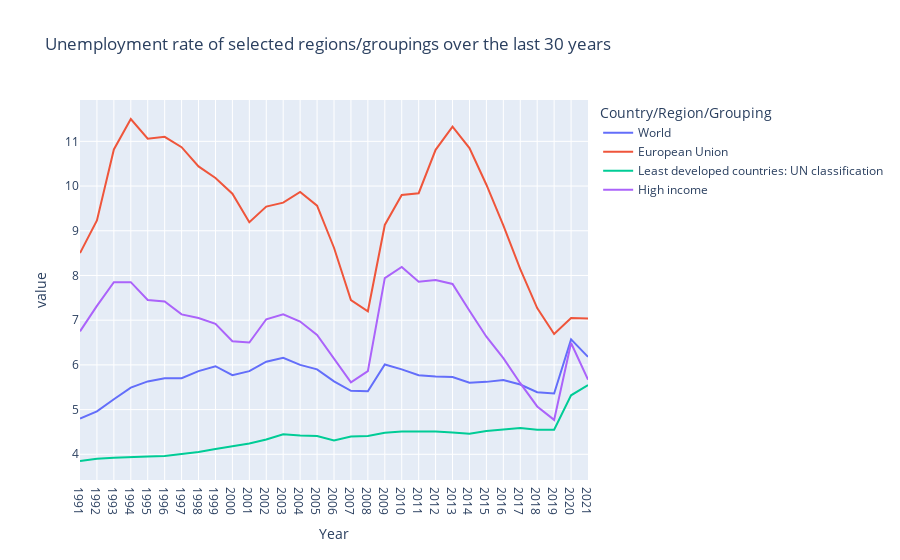

The notebook cell saved with this chart:
### Markdown cell above
Plotting the unemployment rate over time of selected countries/groupings:

### Code cell
fig = px.line(df[["World", "European Union", "Least developed countries: UN classification", "High income"]],
             title="Unemployment rate of selected regions/groupings over the last 30 years ")
fig.show()

### Figure 1 — Plotly figure (JSON) as saved in the notebook; plotly's stock layout.template omitted (floating-point values rounded to 4 significant figures)
{"data": [{"hovertemplate": "Country/Region/Grouping=World<br>Year=%{x}<br>value=%{y}<extra></extra>", "legendgroup": "World", "line": {"color": "#636efa", "dash": "solid"}, "marker": {"symbol": "circle"}, "mode": "lines", "name": "World", "orientation": "v", "showlegend": true, "type": "scatter", "x": ["1991", "1992", "1993", "1994", "1995", "1996", "1997", "1998", "1999", "2000", "2001", "2002", "2003", "2004", "2005", "2006", "2007", "2008", "2009", "2010", "2011", "2012", "2013", "2014", "2015", "2016", "2017", "2018", "2019", "2020", "2021"], "xaxis": "x", "y": [4.8, 4.96, 5.23, 5.49, 5.63, 5.7, 5.7, 5.86, 5.97, 5.77, 5.86, 6.07, 6.16, 6, 5.9, 5.63, 5.42, 5.41, 6.01, 5.9, 5.77, 5.74, 5.73, 5.6, 5.62, 5.66, 5.56, 5.39, 5.36, 6.57, 6.18], "yaxis": "y"}, {"hovertemplate": "Country/Region/Grouping=European Union<br>Year=%{x}<br>value=%{y}<extra></extra>", "legendgroup": "European Union", "line": {"color": "#EF553B", "dash": "solid"}, "marker": {"symbol": "circle"}, "mode": "lines", "name": "European Union", "orientation": "v", "showlegend": true, "type": "scatter", "x": ["1991", "1992", "1993", "1994", "1995", "1996", "1997", "1998", "1999", "2000", "2001", "2002", "2003", "2004", "2005", "2006", "2007", "2008", "2009", "2010", "2011", "2012", "2013", "2014", "2015", "2016", "2017", "2018", "2019", "2020", "2021"], "xaxis": "x", "y": [8.5, 9.23, 10.82, 11.5, 11.06, 11.1, 10.87, 10.44, 10.18, 9.83, 9.19, 9.54, 9.63, 9.87, 9.56, 8.62, 7.45, 7.2, 9.13, 9.8, 9.84, 10.81, 11.33, 10.85, 10.03, 9.12, 8.14, 7.27, 6.69, 7.05, 7.04], "yaxis": "y"}, {"hovertemplate": "Country/Region/Grouping=Least developed countries: UN classification<br>Year=%{x}<br>value=%{y}<extra></extra>", "legendgroup": "Least developed countries: UN classification", "line": {"color": "#00cc96", "dash": "solid"}, "marker": {"symbol": "circle"}, "mode": "lines", "name": "Least developed countries: UN classification", "orientation": "v", "showlegend": true, "type": "scatter", "x": ["1991", "1992", "1993", "1994", "1995", "1996", "1997", "1998", "1999", "2000", "2001", "2002", "2003", "2004", "2005", "2006", "2007", "2008", "2009", "2010", "2011", "2012", "2013", "2014", "2015", "2016", "2017", "2018", "2019", "2020", "2021"], "xaxis": "x", "y": [3.85, 3.9, 3.92, 3.94, 3.95, 3.96, 4, 4.05, 4.12, 4.18, 4.24, 4.33, 4.45, 4.42, 4.41, 4.31, 4.4, 4.41, 4.48, 4.51, 4.51, 4.51, 4.49, 4.46, 4.52, 4.55, 4.59, 4.55, 4.55, 5.32, 5.55], "yaxis": "y"}, {"hovertemplate": "Country/Region/Grouping=High income<br>Year=%{x}<br>value=%{y}<extra></extra>", "legendgroup": "High income", "line": {"color": "#ab63fa", "dash": "solid"}, "marker": {"symbol": "circle"}, "mode": "lines", "name": "High income", "orientation": "v", "showlegend": true, "type": "scatter", "x": ["1991", "1992", "1993", "1994", "1995", "1996", "1997", "1998", "1999", "2000", "2001", "2002", "2003", "2004", "2005", "2006", "2007", "2008", "2009", "2010", "2011", "2012", "2013", "2014", "2015", "2016", "2017", "2018", "2019", "2020", "2021"], "xaxis": "x", "y": [6.75, 7.32, 7.85, 7.85, 7.45, 7.42, 7.13, 7.05, 6.92, 6.53, 6.5, 7.02, 7.13, 6.97, 6.67, 6.14, 5.61, 5.86, 7.94, 8.19, 7.86, 7.9, 7.81, 7.21, 6.63, 6.15, 5.59, 5.07, 4.77, 6.49, 5.67], "yaxis": "y"}], "layout": {"autosize": true, "legend": {"title": {"text": "Country/Region/Grouping"}, "tracegroupgap": 0}, "title": {"text": "Unemployment rate of selected regions/groupings over the last 30 years "}, "xaxis": {"anchor": "y", "autorange": true, "domain": [0, 1], "range": [0, 30], "title": {"text": "Year"}, "type": "category"}, "yaxis": {"anchor": "x", "autorange": true, "domain": [0, 1], "range": [3.425, 11.93], "title": {"text": "value"}, "type": "linear"}}}
